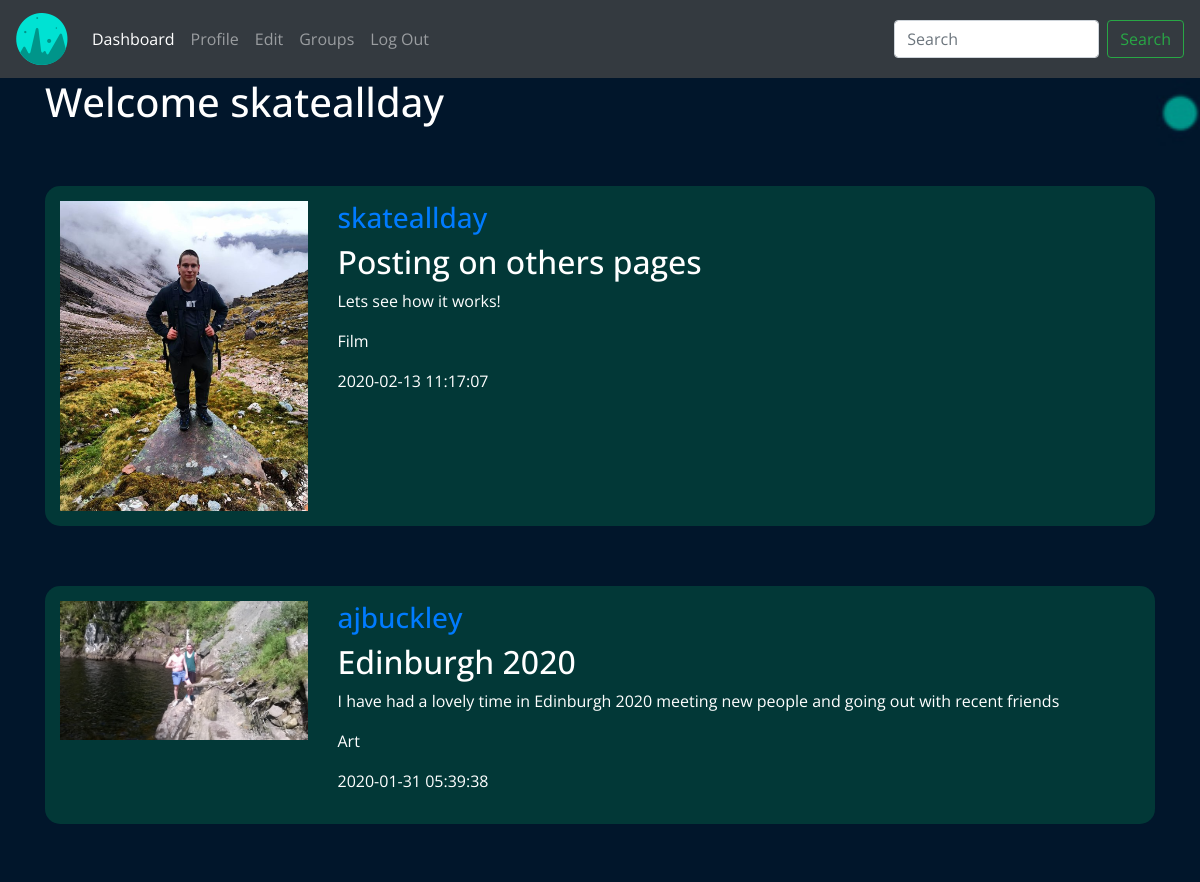
The app's page /dashboard (signed in, upper part), older data.
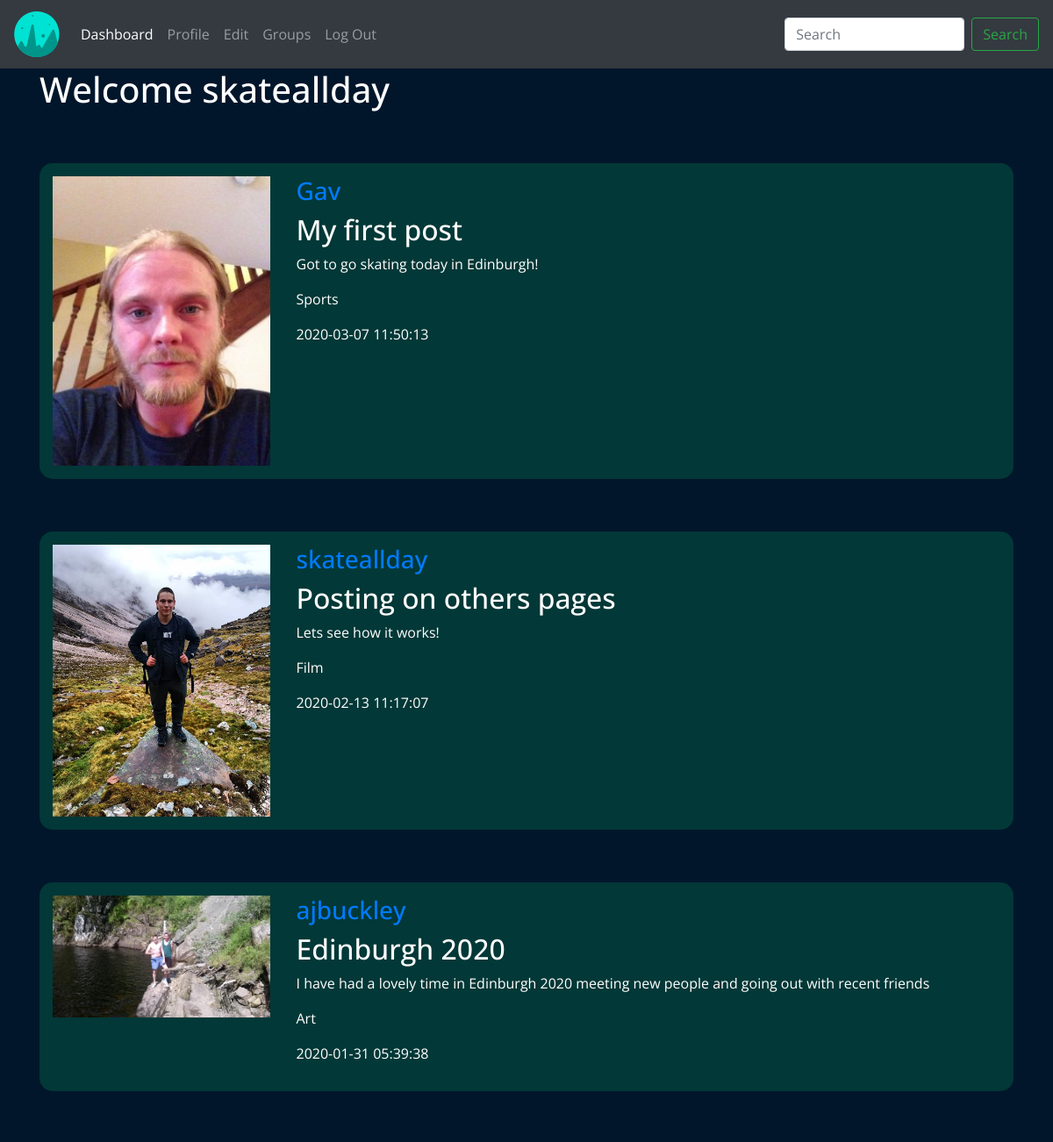
The same page, newer data.
### tables this page shows
CREATE TABLE "userPost"(
    author TEXT PRIMARY KEY,
    postTitle TEXT NOT NULL,
    postContent TEXT NOT NULL,    
    category TEXT NOT NULL,
    postImage TEXT,
    dateTime TEXT NOT NULL
);

CREATE TABLE accountData (
username TEXT NOT NULL,
email TEXT NOT NULL,
password TEXT NOT NULL,
bio TEXT,
imageName TEXT,
interests TEXT,
dailyVotes INT);

### app.py (the view, shortened to what this page needs)
@app.route("/dashboard")
def dashboard():
        if g.username:
                form = postStatus(request.form)
                conn =sqlite3.connect('userData.db')
                print ("Opened database successfully")
                c = conn.cursor()
                c.execute('SELECT author, imageName, postTitle, postContent, category, dateTime FROM accountData INNER JOIN userPost ON userPost.author = accountData.username ORDER BY dateTime DESC');
                posts = c.fetchall()
                print(posts)
                for post in posts:
                        postTitle = post[2]
                        postContent = post[3]
                        category = post[4]
                return render_template('dashboard.html', posts=posts, username=g.username)
        else:
                flash('Please Login to continue')
                return redirect('Login')

### forms/forms.py
class postStatus(FlaskForm):
    postTitle = StringField('title', validators=[DataRequired(), Length(min=2, max=50)])
    postContent = StringField('content', validators=[DataRequired()], widget=TextArea())
    category = SelectField('category', choices=[('Art', 'Art'), ('Music', 'Music'), ('Sports', 'Sports'), ('Travel', 'Travel'),('Food', 'Food'), ('Gaming', 'Gaming'), ('Film', 'Film'), ('Politics', 'Politics')])
    upload = FileField('Upload Profile Image')
    submit = SubmitField('Send it!')

### app.py (called while the page is built)
@app.before_request
def before_request():
        g.username = None
        if 'username' in session:
                g.username = session['username']

### static/frontend/public/templates/dashboard.html (shortened to what this page needs)
{% extends "template.html" %}
{% block content %}
<div class="container">
    <div class="row">
        <div class="col-sm-12">
            <h1>Welcome {{username}}</h1>
                {% for post in posts %}
                <div class="previousPosts">
                    <div class="row">
                        <div class="col-sm-3">
                            <img class="dashboardPhotos" src={{url_for('static', filename=post[1])}}>
                        </div>
                        <div class="col-sm-9">
                            <h3><a href={{url_for('profileUserName', user=post[0])}}>{{post[0]}}</a></h3>
                            <h2>{{post[2]}}</h2>
                            <p>{{post[3]}}</p>
                            <p>{{post[4]}}</p>
                            <p>{{post[5]}}</p>
                        </div>
                    </div>
                </div>
                {% endfor %}
        </div>
    </div>
</div>
{% endblock %}

### static/frontend/public/templates/template.html (shortened to what this page needs)
<!DOCTYPE html>
<html lang="en">
  <head>
    <link rel="stylesheet" href="https://maxcdn.bootstrapcdn.com/bootstrap/4.0.0/css/bootstrap.min.css">
    <link rel="stylesheet" href={{url_for('static', filename='frontend/public/styles.css')}}>
  </head>
  <body class="body">
<nav class="navbar navbar-expand-lg navbar-dark bg-dark">
  <a class="navbar-brand" href={{url_for('dashboard')}}><img src="{{url_for('static', filename='frontend/public/logo.png')}}"></a>
  <div class="collapse navbar-collapse" id="navbarSupportedContent">
    <ul class="navbar-nav mr-auto">
      <li class="nav-item active">
        <a class="nav-link" href={{url_for('dashboard')}}>Dashboard</a>
      </li>
      <li class="nav-item">
        <a class="nav-link" href={{url_for('profile')}}>Profile</a>
      </li>
      <li class="nav-item">
        <a class="nav-link" href={{url_for('addAccount')}}>Edit </a>
      </li>
      <li class="nav-item">
        <a class="nav-link" href={{url_for('groups')}}>Groups </a>
      </li>
      <li class="nav-item">
          <a class="nav-link" href={{url_for('logout')}}>Log Out</a>
      </li>
    </ul>
    <form class="form-inline my-2 my-lg-0">
      <input class="form-control mr-sm-2" type="search" placeholder="Search" aria-label="Search">
      <button class="btn btn-outline-success my-2 my-sm-0" type="submit">Search</button>
    </form>
  </div>
</nav>
{% block content %}{% endblock %}
  </body>
</html>

### static/frontend/public/styles.css (style rules this page uses)
.body { min-height: 100vh; position: relative; margin: 0; font-family: 'Open Sans', sans-serif; color:#fff; background-color: #01162B; background-image: url(background2.jpg); background-size: cover; background-repeat: no-repeat; background-attachment: fixed; }
.dashboardPhotos { width:100%; height:auto; }
.previousPosts { background-color:#023837; border-radius: 15px; padding:15px; margin-top:5vmin; }

Row changes from the older to the newer data that the page shows:
added userPost: imageName (picture), author "Gav", postTitle "My first post", postContent "Got to go skating today in Edinburgh!", category "Sports", dateTime "2020-03-07 11:50:13"
